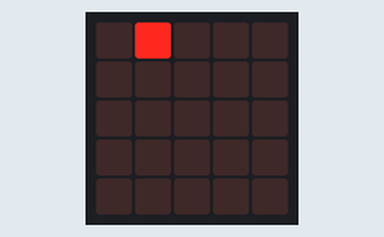
A program run on a simulated BBC micro:bit (MakeCode). On the bench: the board's 5×5 LED display. Dim RGB values are drawn brighter than linear; random numbers come from a fixed seed.

Above: at 0.05 s.
At 4.26 s:
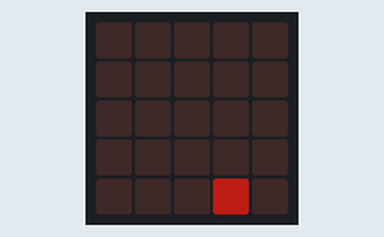
At 9.3 s:
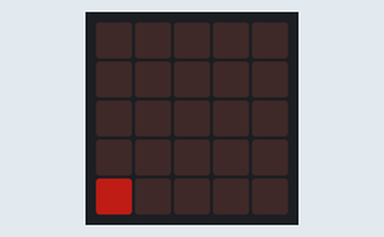
At 19.39 s:
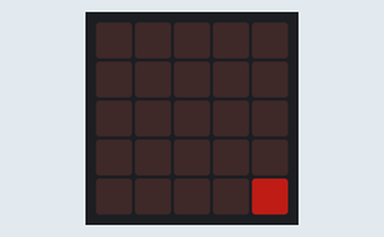
At 29.37 s:
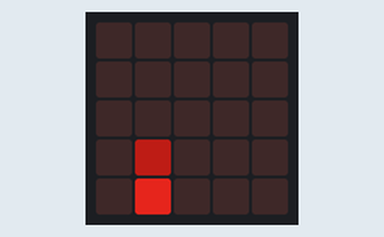
At 39.57 s:
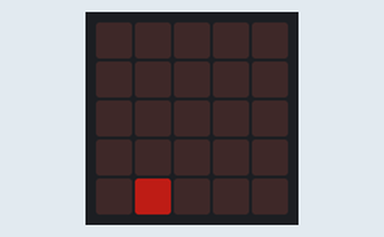

The program:

main.ts
```typescript
let x = 0
let y = 0
basic.forever(function () {
    x = randint(0, 4)
    y = 0
    led.plot(x, y)
    while (y < 7) {
        basic.pause(100)
        y += 1
        led.plotBrightness(x, y, 255)
        led.plotBrightness(x, y - 1, 175)
        led.plotBrightness(x, y - 2, 80)
        led.unplot(x, y - 3)
        if (led.brightness() == 0) {

        }
    }
})
```

test.ts
```typescript
// les tests vont ici ; cela ne sera pas compilé si ce paquet est utilisé en tant qu'extension.
```
